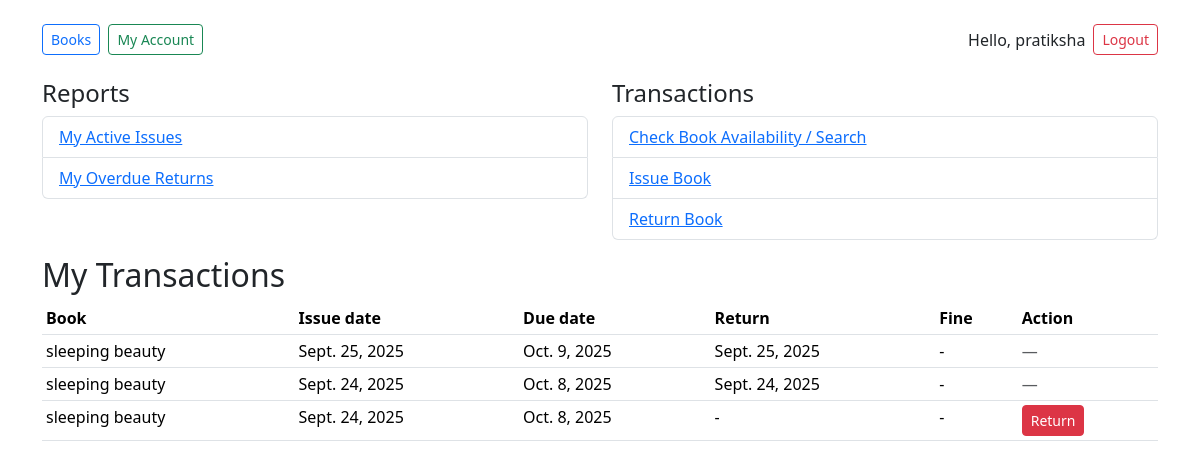
Page /user-home/ (signed in) on the committed database.
### library/models.py (models this page shows, shortened)
class Transaction(models.Model):
    STATUS_CHOICES = [('issued', 'Issued'), ('returned', 'Returned')]
    user = models.ForeignKey(User, on_delete=models.CASCADE)
    book = models.ForeignKey(Book, on_delete=models.CASCADE)
    issue_date = models.DateField(default=date.today)
    due_date = models.DateField()                 # set on creation/issue
    return_date = models.DateField(null=True, blank=True)
    fine = models.DecimalField(max_digits=8, decimal_places=2, default=Decimal('0.00'))
    fine_paid = models.BooleanField(default=False)
    status = models.CharField(max_length=10, choices=STATUS_CHOICES, default='issued')

class Book(models.Model):
    code_no = models.CharField(max_length=50, unique=True)  # unique code like SC(B/M)000001
    title = models.CharField(max_length=255)
    author = models.CharField(max_length=255, blank=True)
    category = models.ForeignKey(Category, on_delete=models.SET_NULL, null=True, blank=True)
    isbn = models.CharField(max_length=40, blank=True)
    total_copies = models.PositiveIntegerField(default=1)
    available_copies = models.PositiveIntegerField(default=1)
    added_on = models.DateField(auto_now_add=True)

### library/views.py (the view)
# urls.py: path('user-home/', views.user_home, name='user_home'),
@login_required
def user_home(request):
    my_issued = Transaction.objects.filter(user=request.user).order_by('-issue_date')
    return render(request, 'library/user_home.html', {'my_issued': my_issued})

### library/templates/library/user_home.html (shortened to what this page needs)
{% extends "library/base.html" %}
{% block content %}
<div class="row mt-4">
  <div class="col-md-6 mb-3">
    <h4>Reports</h4>
    <ul class="list-group">
      <li class="list-group-item"><a href="{% url 'my_active_issues' %}">My Active Issues</a></li>
      <li class="list-group-item"><a href="{% url 'my_overdue' %}">My Overdue Returns</a></li>
    </ul>
  </div>
  <div class="col-md-6 mb-3">
    <h4>Transactions</h4>
    <ul class="list-group">
      <li class="list-group-item"><a href="{% url 'book_availability' %}">Check Book Availability / Search</a></li>
      <li class="list-group-item"><a href="{% url 'issue_book' %}">Issue Book</a></li>
      <li class="list-group-item"><a href="{% url 'return_book_list' %}">Return Book</a></li>
    </ul>
  </div>
</div>
<h2>My Transactions</h2>
<table class="table table-sm">
  <thead><tr><th>Book</th><th>Issue date</th><th>Due date</th><th>Return</th><th>Fine</th><th>Action</th></tr></thead>
  <tbody>
    {% for t in my_issued %}
      <tr>
        <td>{{ t.book.title }}</td>
        <td>{{ t.issue_date }}</td>
        <td>{{ t.due_date }}</td>
        <td>{% if t.return_date %}{{ t.return_date }}{% else %}-{% endif %}</td>
        <td>{% if t.fine %}₹{{ t.fine }}{% else %}-{% endif %}</td>
        <td>
          {% if t.status == 'issued' %}
            <a class="btn btn-sm btn-danger" href="{% url 'return_book' t.id %}">Return</a>
          {% elif t.fine and not t.fine_paid %}
            <a class="btn btn-sm btn-primary" href="{% url 'pay_fine' t.id %}">Pay Fine</a>
          {% else %}
            <span class="text-muted">—</span>
          {% endif %}
        </td>
      </tr>
    {% empty %}
      <tr><td colspan="6">You have no transactions.</td></tr>
    {% endfor %}
  </tbody>
</table>
{% endblock %}

### library/templates/library/base.html (shortened to what this page needs)
<!doctype html>
<html>
<head>
  <link href="https://cdn.jsdelivr.net/npm/bootstrap@5.3.2/dist/css/bootstrap.min.css" rel="stylesheet">
</head>
<body class="container py-4">
  <nav class="mb-3 d-flex align-items-center">
    <div>
      {% if user.is_staff %}
        <a class="btn btn-sm btn-outline-secondary me-1" href="{% url 'admin_home' %}">Admin Home</a>
      {% else %}
        <a class="btn btn-sm btn-outline-primary me-1" href="{% url 'book_availability' %}">Books</a>
        <a class="btn btn-sm btn-outline-success" href="{% url 'user_home' %}">My Account</a>
      {% endif %}
    </div>
    <div class="ms-auto d-flex align-items-center">
      {% if user.is_authenticated %}
        <span class="me-2">Hello, {{ user.username }}</span>
        <form method="post" action="{% url 'logout' %}" style="display:inline;">
          <button type="submit" class="btn btn-sm btn-outline-danger">Logout</button>
        </form>
      {% else %}
        <a class="btn btn-sm btn-outline-primary" href="{% url 'login' %}">Login</a>
      {% endif %}
    </div>
  </nav>
  {% block content %}{% endblock %}
</body>
</html>

### rows in the picture
Transaction: book "sleeping beauty", issue_date "Sept. 25, 2025", due_date "Oct. 9, 2025", return_date "Sept. 25, 2025"
Transaction: book "sleeping beauty", issue_date "Sept. 24, 2025", due_date "Oct. 8, 2025", return_date "Sept. 24, 2025"
Transaction: book "sleeping beauty", issue_date "Sept. 24, 2025", due_date "Oct. 8, 2025", status "Return"

### other values in the picture
{{ user.username }} "pratiksha"
